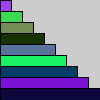
Frame 1 (no input)
Frame 60 (the mouse pressed at the canvas centre just before this capture): identical to frame 1, image omitted
Frame 120 (the mouse held since frame 60 and released just before this capture): identical to frame 1, image omitted

The Processing sketch that drew this single still picture (run headless with seeded random() and noise(); from frame 60 on, the mouse is pressed at the canvas centre):

// Processing sketch: ArrayBarGraph
// ── ArrayBarGraph.pde
int[] numbers = {10, 20, 30, 40, 50, 60, 70, 80, 90};
int biggestFriend = 90;
//int biggestFriend = numbers[numbers.length - 1];

color[] colors = new color[numbers.length];

void setup(){
   int index = 0;
   while (index < 4) {
      println(numbers[index]);
      index = index + 1; 
   }
   size(100, 100);
   technoColor();
}

void mouseClicked(){
   technoColor(); 
}

void technoColor(){
  int colorIndex = 0;
   while (colorIndex < colors.length){
       float r = random(0, 255);
       float g = random(0, 255);
       float b = random(0, 255);
       
       colors[colorIndex] = color(r, g, b);
     
       colorIndex = colorIndex + 1;
   }
}

void draw(){
   int i = 0;
   float h = (float) height / numbers.length;
   int blueValue = 0;
   while (i < numbers.length){
      //fill(0, 0, blueValue);
      fill(colors[i]);
      int friend = numbers[i]; 
      friend = (int) map(friend, 0, biggestFriend, 0, width);
      rect(0, i*h, friend, h);
      
      i = i + 1;
      blueValue = blueValue + (255 / numbers.length);
   }
}
